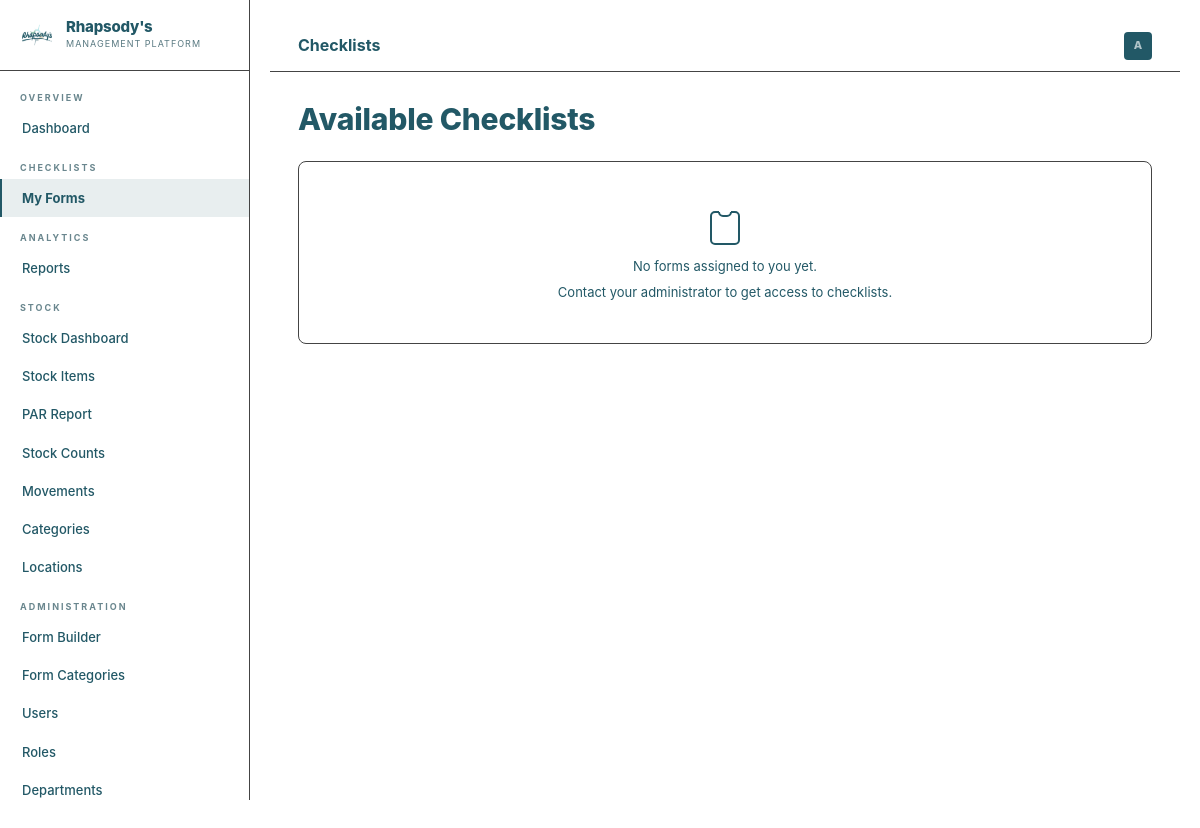
Before: /forms/ (signed in) with the older database file.
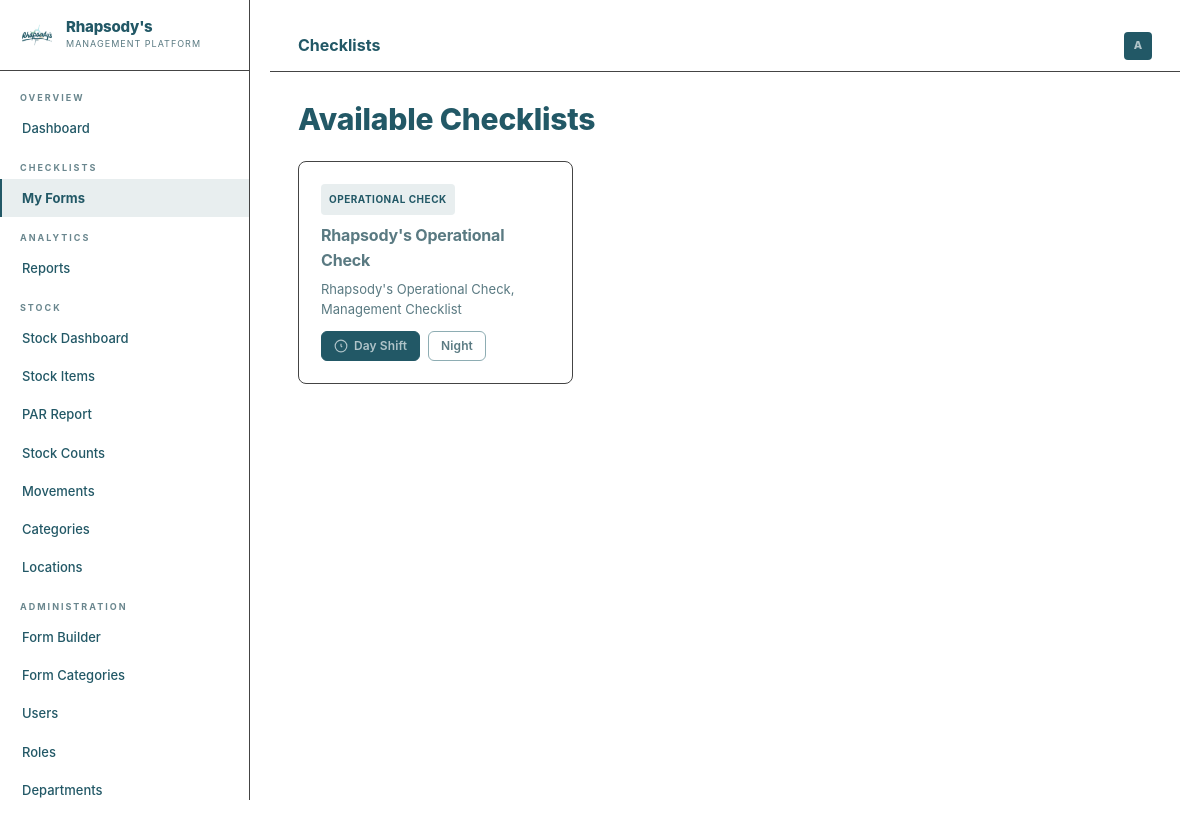
After: the same page with the newer database file.
### forms_builder/models.py (models this page shows, shortened)
class FormTemplate(models.Model):
    name        = models.CharField(max_length=200)
    description = models.TextField(blank=True)
    category    = models.ForeignKey(
        FormCategory, on_delete=models.SET_NULL, null=True, blank=True,
        related_name='templates', verbose_name='Category',
        help_text='Select a category — manage categories from Form Categories in the sidebar'
    )
    outlet      = models.ForeignKey(
        'accounts.Outlet', on_delete=models.SET_NULL, null=True, blank=True,
        related_name='form_templates', verbose_name='Outlet',
        help_text='Which restaurant this form belongs to (blank = all outlets)'
    )
    department  = models.ForeignKey(
        'accounts.Department', on_delete=models.SET_NULL, null=True, blank=True,
        related_name='forms', verbose_name='Department',
        help_text='Which department this checklist belongs to'
    )
    is_active   = models.BooleanField(default=True)
    created_by  = models.ForeignKey(settings.AUTH_USER_MODEL, on_delete=models.SET_NULL, null=True, related_name='created_forms')
    created_at  = models.DateTimeField(auto_now_add=True)
    updated_at  = models.DateTimeField(auto_now=True)
    assigned_users      = models.ManyToManyField(settings.AUTH_USER_MODEL, blank=True, related_name='assigned_forms')
    all_managers_access = models.BooleanField(default=True)
    class Meta:
        ordering = ['category__name', 'name']
        verbose_name = 'Form Template'
    @property
    def category_name(self):
        return self.category.name if self.category else 'Uncategorised'

class FormCategory(models.Model):
    name       = models.CharField(max_length=100, unique=True)
    code       = models.SlugField(max_length=50, unique=True, help_text='Short unique key, e.g. opening, bar, kitchen')
    description= models.TextField(blank=True)
    order      = models.PositiveIntegerField(default=0)
    is_active  = models.BooleanField(default=True)
    created_at = models.DateTimeField(auto_now_add=True)
    class Meta:
        ordering = ['order', 'name']
        verbose_name = 'Form Category'
        verbose_name_plural = 'Form Categories'

### forms_builder/views.py (the view, shortened to what this page needs)
# urls.py: path('', views.my_forms, name='my_forms'),
def my_forms(request):
    from django.db.models import Q
    if not request.user.is_authenticated:
        return redirect('accounts:login')
    if request.user.is_admin:
        templates = FormTemplate.objects.filter(is_active=True)
    recent = FormSubmission.objects.filter(
        submitted_by=request.user
    ).select_related('form').order_by('-created_at')[:10]
    return render(request, 'forms_builder/my_forms.html', {
        'templates': templates,
        'recent': recent,
    })

### accounts/models.py (called while the page is built)
    @property
    def role_name(self):
        if self.is_superuser:
            return 'System Admin'
        return self.custom_role.name if self.custom_role else 'No Role'

    @property
    def is_admin(self):
        if self.is_superuser: return True
        return self.custom_role.is_system_admin if self.custom_role else False

    @property
    def can_fill_forms(self):
        if self.is_admin: return True
        return self.custom_role.can_fill_forms if self.custom_role else False

    @property
    def can_view_reports(self):
        if self.is_admin: return True
        return self.custom_role.can_view_reports if self.custom_role else False

    @property
    def can_manage_forms(self):
        if self.is_admin: return True
        return self.custom_role.can_manage_forms if self.custom_role else False

    @property
    def can_manage_users(self):
        if self.is_admin: return True
        return self.custom_role.can_manage_users if self.custom_role else False

    @property
    def can_access_stock(self):
        if self.is_admin: return True
        return self.custom_role.can_access_stock if self.custom_role else False

### templates/forms_builder/my_forms.html (shortened to what this page needs)
{% extends 'base.html' %}
{% block page_title %}Checklists{% endblock %}
{% block content %}
<div class="flex-between mb-4">
 <h2>Available Checklists</h2>
</div>
{% if templates %}
<div class="grid grid-3" style="margin-bottom: 32px;">
 {% for tmpl in templates %}
 <div class="card" style="display:flex; flex-direction:column; gap:12px;">
 <div>
 <div style="display:flex; align-items:center; justify-content:space-between; margin-bottom:8px;">
 <span class="badge badge-info">{{ tmpl.category_name }}</span>
 </div>
 <h3 class="myform-categories">{{ tmpl.name }}</h3>
 {% if tmpl.description %}<p class="text-sm text-muted">{{ tmpl.description }}</p>{% endif %}
 </div>
 <div style="margin-top:auto; display:flex; gap:8px; flex-wrap:wrap;">
 <a href="{% url 'forms_builder:fill_form' tmpl.pk %}?shift=day" class="btn btn-primary btn-sm">
 <svg width="14" height="14" fill="none" stroke="currentColor" stroke-width="2" viewBox="0 0 24 24"><circle cx="12" cy="12" r="10"/><polyline points="12 8 12 12 14 14"/></svg>
 Day Shift
 </a>
 <a href="{% url 'forms_builder:fill_form' tmpl.pk %}?shift=night" class="btn btn-outline btn-sm">Night</a>
 </div>
 </div>
 {% endfor %}
</div>
{% else %}
<div class="card empty-state">
 <svg width="48" height="48" fill="none" stroke="currentColor" stroke-width="1" viewBox="0 0 24 24"><path d="M9 5H7a2 2 0 0 0-2 2v12a2 2 0 0 0 2 2h10a2 2 0 0 0 2-2V7a2 2 0 0 0-2-2h-2M9 5a2 2 0 0 0 2 2h2a2 2 0 0 0 2-2"/></svg>
 <p>No forms assigned to you yet.</p>
 <p class="text-sm" style="margin-top:6px;">Contact your administrator to get access to checklists.</p>
</div>
{% endif %}
{% endblock %}

Changed rows visible on the page:
added FormTemplate: category_name "OPERATIONAL CHECK", name "Rhapsody's Operational Check", description "Rhapsody's Operational Check, Management Checklist"
Other visible differences:
text no longer shown: "No forms assigned to you yet. Contact your administrator to get access to checklists."
